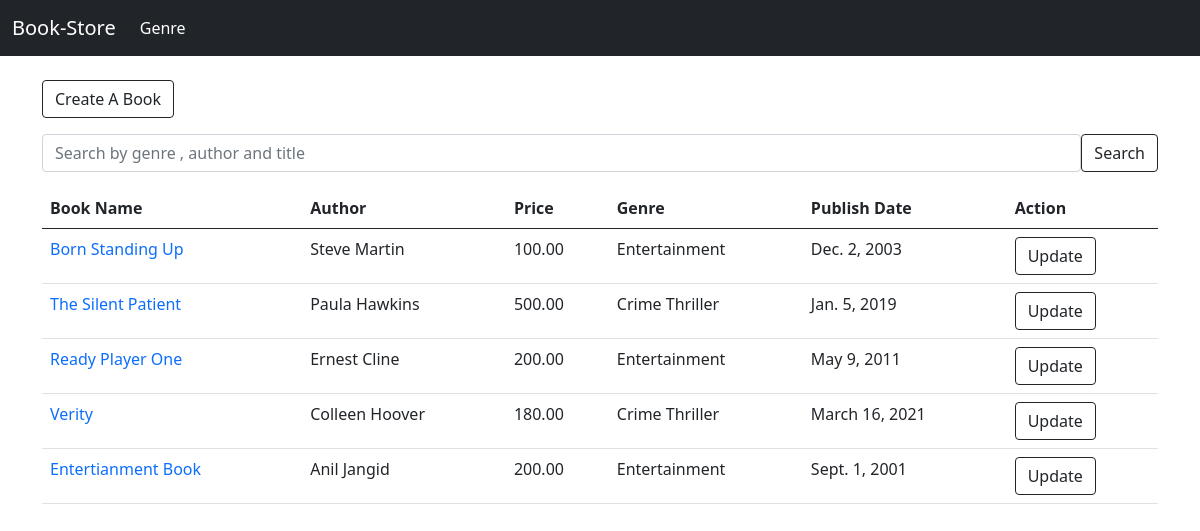
The page / on the database its author committed.
### book_app/models.py (models this page shows, shortened)
class Book(models.Model):
    title = models.CharField(max_length=255)
    author = models.CharField(max_length=255)
    description = models.TextField()
    price = models.DecimalField(max_digits=10, decimal_places=2)
    genre = models.ForeignKey(Genre, on_delete=models.CASCADE , related_name="books")
    published_date = models.DateField()

class Genre(models.Model):
    name = models.CharField(max_length=100)
    def __str__(self):
        return self.name

### book_app/views.py (the view)
# urls.py: path("",                  views.book_view ,         name="book-view"),
def book_view(request):
    query = request.GET.get("query")
    if query:
        books = Book.objects.filter(
            Q(title__icontains=query)|
            Q(author__icontains=query)|
            Q(genre__name__icontains = query)
        )
    else:
        books = Book.objects.all()
    return render(request , "book-view.html", {'books':books} )

### templates/book-view.html
{% extends 'base.html' %}
{% block content %}
<div class="row mt-3 mb-2">
    <div class="col-12 mt-2">
        <a class="btn btn-outline-dark" href="{% url 'book-create-view' %}" role="button">Create A Book</a>
    </div>
    <div class="col-12 mt-3">
        <form action="" class="d-flex" method="get">
            <input type="text" name="query" class="form-control" placeholder="Search by genre , author and title ">
            <input type="submit" class="btn btn-outline-dark" value="Search">
        </form>
    </div>
</div>
<table class="table mt-3">
    <thead>
      <tr>
        <th scope="col">Book Name</th>
        <th scope="col">Author</th>
        <th scope="col">Price</th>
        <th scope="col">Genre</th>
        <th scope="col">Publish Date</th>
        <th scope="col">Action</th>
      </tr>
    </thead>
    <tbody>
        {% for book in books %}
        <tr>
            <td> <a href="{% url 'book-detail' book.id %}" style="text-decoration: none;">{{ book.title }}</a>  </td>
            <td>{{ book.author }} </td>
            <td>{{ book.price }} </td>
            <td>{{ book.genre }} </td>
            <td>{{ book.published_date }} </td>
            <td>
                <a class="btn btn-outline-dark" href="{% url 'book-update-view' book.id %}" role="button">Update</a>
            </td>
        </tr>
        {% endfor %}
    </tbody>
  </table>
{% endblock %}

### templates/base.html (shortened to what this page needs)
<!doctype html>
<html lang="en">
  <head>
    <link href="https://cdn.jsdelivr.net/npm/bootstrap@5.0.2/dist/css/bootstrap.min.css" rel="stylesheet">
    <nav class="navbar navbar-expand-lg navbar-dark bg-dark">
        <div class="container-fluid">
          <a class="navbar-brand" href="/">Book-Store</a>
          <div class="collapse navbar-collapse" id="navbarNav">
            <ul class="navbar-nav">
              <li class="nav-item">
                <a class="nav-link active" aria-current="page" href="{% url 'genre-view' %}">Genre</a>
              </li>
            </ul>
          </div>
        </div>
      </nav>
  </head>
  <body>
    <div class="container">
        {% block content %}
        {% endblock %}
    </div>
  </body>
</html>

### rows shown on the page
Book: title "Born Standing Up", author "Steve Martin", price "100.00", genre "Entertainment", published_date "Dec. 2, 2003"
Book: title "The Silent Patient", author "Paula Hawkins", price "500.00", genre "Crime Thriller", published_date "Jan. 5, 2019"
Book: title "Ready Player One", author "Ernest Cline", price "200.00", genre "Entertainment", published_date "May 9, 2011"
Book: title "Verity", author "Colleen Hoover", price "180.00", genre "Crime Thriller", published_date "March 16, 2021"
Book: title "Entertianment Book", author "Anil Jangid", price "200.00", genre "Entertainment", published_date "Sept. 1, 2001"
